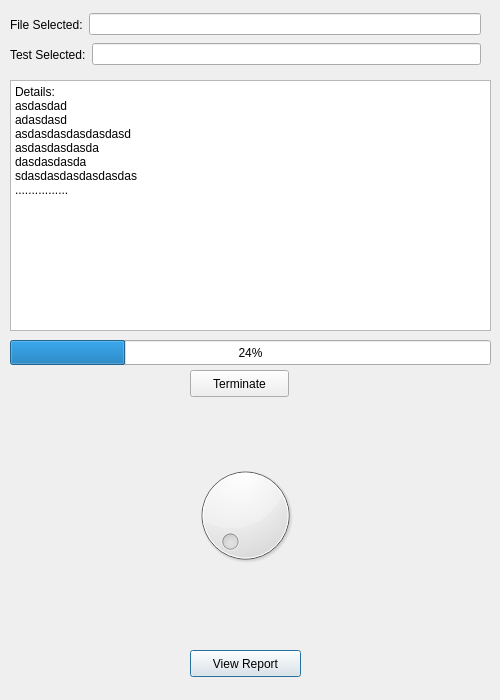
<?xml version="1.0" encoding="UTF-8"?>
<ui version="4.0">
 <class>DialogPage2</class>
 <widget class="QDialog" name="DialogPage2">
  <property name="geometry">
   <rect>
    <x>0</x>
    <y>0</y>
    <width>500</width>
    <height>700</height>
   </rect>
  </property>
  <property name="windowTitle">
   <string>Randit.</string>
  </property>
  <widget class="QProgressBar" name="progressBar">
   <property name="geometry">
    <rect>
     <x>10</x>
     <y>340</y>
     <width>481</width>
     <height>25</height>
    </rect>
   </property>
   <property name="value">
    <number>24</number>
   </property>
  </widget>
  <widget class="QPushButton" name="pushButton">
   <property name="geometry">
    <rect>
     <x>190</x>
     <y>650</y>
     <width>111</width>
     <height>27</height>
    </rect>
   </property>
   <property name="text">
    <string>View Report</string>
   </property>
  </widget>
  <widget class="QPushButton" name="pushButton_2">
   <property name="geometry">
    <rect>
     <x>190</x>
     <y>370</y>
     <width>99</width>
     <height>27</height>
    </rect>
   </property>
   <property name="text">
    <string>Terminate</string>
   </property>
  </widget>
  <widget class="QDial" name="dial">
   <property name="geometry">
    <rect>
     <x>190</x>
     <y>460</y>
     <width>111</width>
     <height>111</height>
    </rect>
   </property>
  </widget>
  <widget class="QPlainTextEdit" name="plainTextEdit">
   <property name="geometry">
    <rect>
     <x>10</x>
     <y>80</y>
     <width>481</width>
     <height>251</height>
    </rect>
   </property>
   <property name="plainText">
    <string>Details:
asdasdad
adasdasd
asdasdasdasdasdasd
asdasdasdasda
dasdasdasda
sdasdasdasdasdasdas
................</string>
   </property>
  </widget>
  <widget class="QWidget" name="">
   <property name="geometry">
    <rect>
     <x>10</x>
     <y>10</y>
     <width>471</width>
     <height>29</height>
    </rect>
   </property>
   <layout class="QHBoxLayout" name="horizontalLayout">
    <item>
     <widget class="QLabel" name="label_2">
      <property name="text">
       <string>File Selected:</string>
      </property>
     </widget>
    </item>
    <item>
     <widget class="QLineEdit" name="lineEdit"/>
    </item>
   </layout>
  </widget>
  <widget class="QWidget" name="">
   <property name="geometry">
    <rect>
     <x>10</x>
     <y>40</y>
     <width>471</width>
     <height>29</height>
    </rect>
   </property>
   <layout class="QHBoxLayout" name="horizontalLayout_2">
    <item>
     <widget class="QLabel" name="label">
      <property name="text">
       <string>Test Selected:</string>
      </property>
     </widget>
    </item>
    <item>
     <widget class="QLineEdit" name="lineEdit_2"/>
    </item>
   </layout>
  </widget>
 </widget>
 <resources/>
 <connections/>
</ui>
